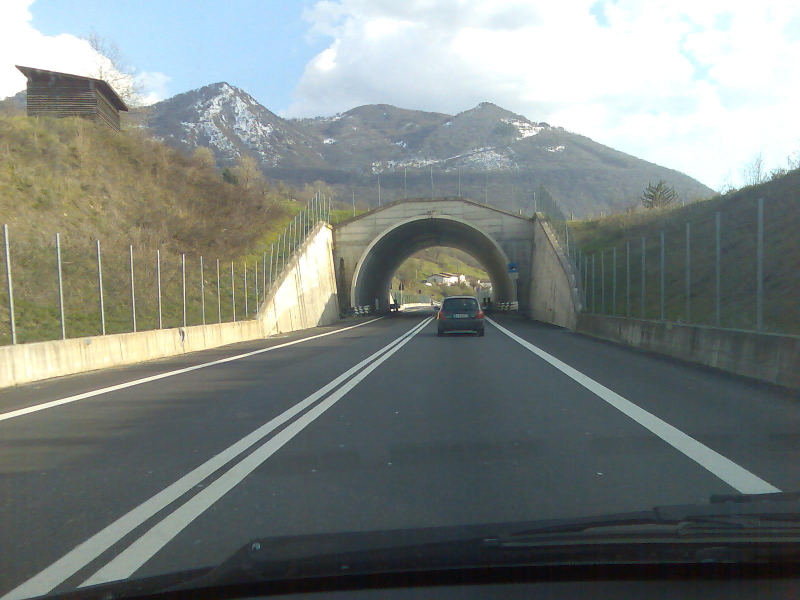
#> input picture lesson_4/data/dashcam.jpg, 1600 x 1200 px (shown at 1/2 size)
$ jupyter execute Homework.ipynb
#> lines starting #> are read from the running program, lines starting #| are printed output that depends on the picture; after the words box and inside, x2 and y2 are one past the last pixel; in counts of white or black regions, pixels touching at a corner belong together
# HOMEWORK 4

For this homework you are going to implement a lane line detector. Lane line detection is crucial for ADAS (Advanced Driver Assistance Systems) systems and, in particular, for LKA (Lane Keep Assist). You will use a [picture](https://en.wikipedia.org/wiki/Lane_departure_warning_system) from a front facing camera (mounted on the car) and will implement the following steps:
* Convert image to gray scale
* Compute edge map
* Apply Hough transform to obtain line parametrizations

[cell 1]
import cv2
import math
import numpy as np
from matplotlib import pyplot as plt
plt.rcParams['figure.figsize'] = [15, 10]

Let's load and show the camera frame.

[cell 2]
img = cv2.imread('data/dashcam.jpg')
#> img is the input picture: shape (1200, 1600, 3); mean B, G, R 127.8, 131.2, 124.1
img = cv2.cvtColor(img, cv2.COLOR_BGR2RGB)
img = cv2.resize(img, None, fx=0.5, fy=0.5)
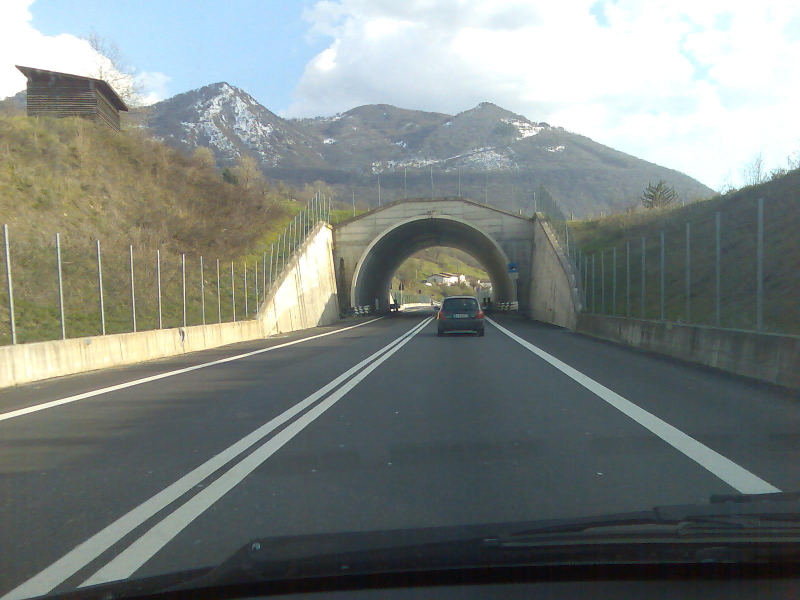
#> img: shape (600, 800, 3); mean R, G, B 124.3, 131.3, 127.9
plt.imshow(img)

[cell 3]
# Convert image to gray scale
gray = cv2.cvtColor(img, cv2.COLOR_BGR2GRAY)
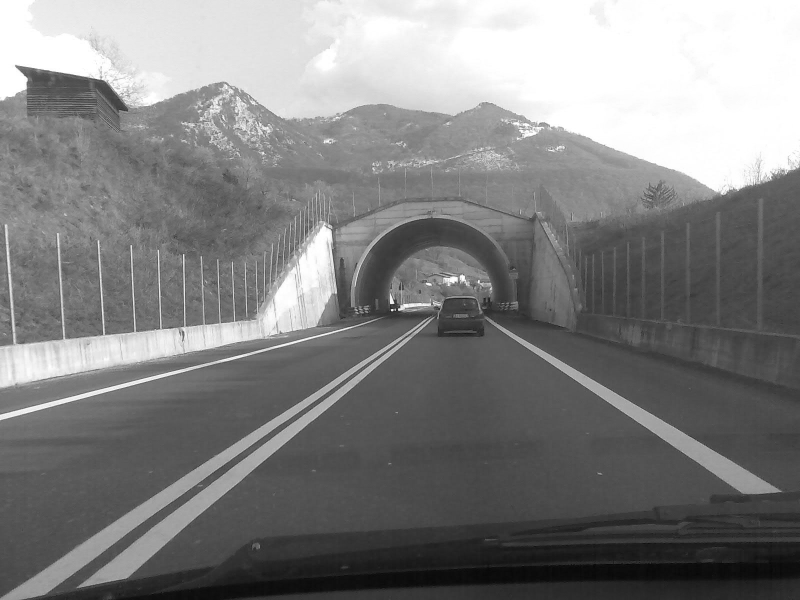
#> gray: shape (600, 800); min 6, max 255, mean 129.5

[cell 4]
# Obtain edge map
# Hint: you can use Canny edge detector with th_low = 100, th_high = 150
edges = cv2.Canny(gray, threshold1=100, threshold2=150)
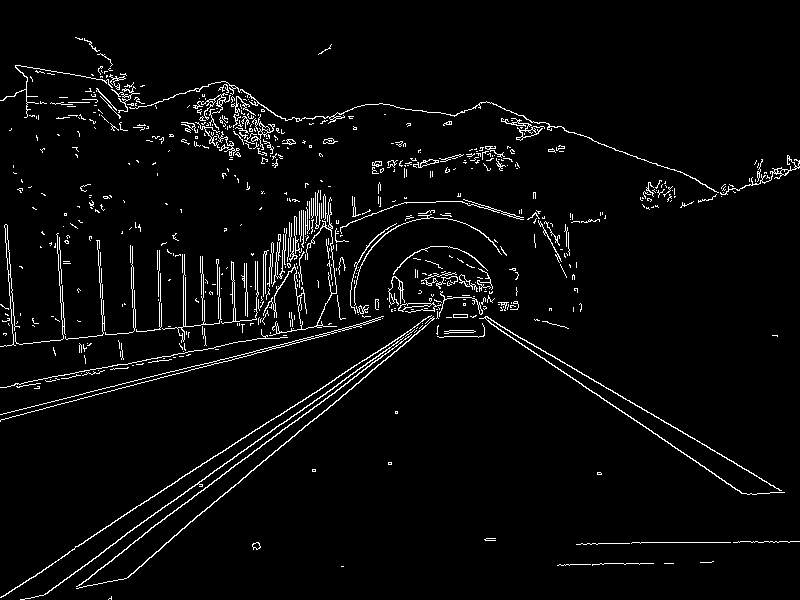
#> edges: shape (600, 800); 3.7% white in thin lines or dots

# We are only interseted in the road so we will remove everything above the horizon
edges[0:350] = 0
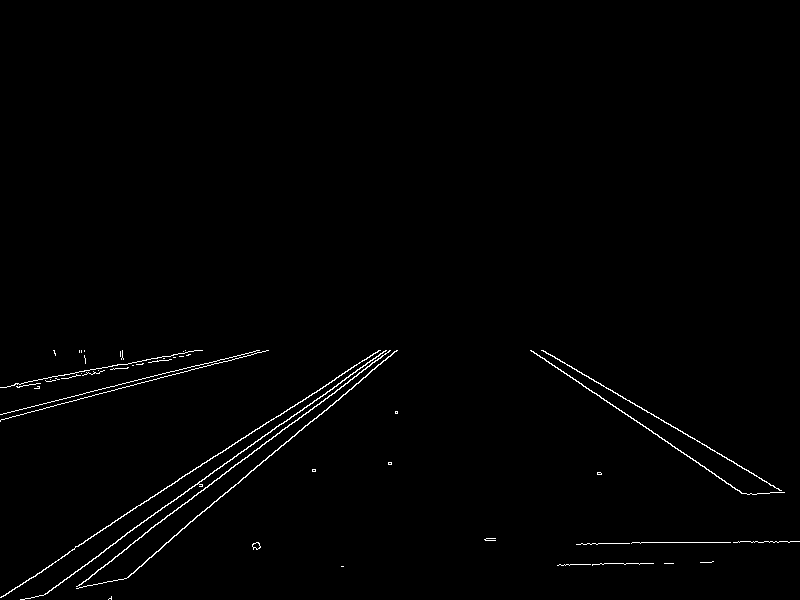
#> edges: shape (600, 800); 0.94% white in thin lines or dots, all inside (x1, y1, x2, y2) = (0, 350, 800, 600)

[cell 5]
# Let's plot the images
plt.subplot(121), plt.imshow(img), plt.title('Original')
plt.subplot(122), plt.imshow(edges, cmap='gray'), plt.title('Edge map')

[cell 6]
# Apply Hough transform to parametrize the lines
# Hint 1: Offset resolution of 2 pixels and slope resolution of 2 degrees work well in this case
# Hint 2: A suitable value for the accumulator threshold is 190
lines = cv2.HoughLines(edges, rho=2, theta=2*np.pi/180, threshold=190)
#> lines = [[522, 0.873], [506, 0.942], [510, 0.908], [496, 0.977], [-6, 2.16], [402, 1.33], [514, 0.942], [500, 1.01], [32, 2.09], [512, 0.977]]
# Let's get rid of the unnecessary dimension
lines = lines[:, 0, :]

[cell 7]
# Plot the resulting Hough lines
result = np.copy(img)

for line in lines:
    rho = line[0]
    theta = line[1]

    a = math.cos(theta)
    b = math.sin(theta)

    x0 = a * rho
    y0 = b * rho

    pt1 = (int(x0 + 1000*(-b)), int(y0 + 1000*(a)))
    pt2 = (int(x0 - 1000*(-b)), int(y0 - 1000*(a)))

    cv2.line(result, pt1, pt2, 255, 1, cv2.LINE_AA)
#> this loop made 10 passes
#> (rho, theta, a, b, x0, y0, pt1, pt2) on passes 1 to 10: (522, 0.873, 0.643, 0.766, 335.5, 399.9, (-430, 1042), (1101, -242)), (506, 0.942, 0.588, 0.809, 297.4, 409.4, (-511, 997), (1106, -178)), (510, 0.908, 0.616, 0.788, 314, 401.9, (-474, 1017), (1101, -213)), (496, 0.977, 0.559, 0.829, 277.4, 411.2, (-551, 970), (1106, -147)), (-6, 2.16, -0.559, 0.829, 3.36, -4.97, (-825, -564), (832, 554)), (402, 1.33, 0.242, 0.97, 97.25, 390.1, (-873, 631), (1067, 148)), (514, 0.942, 0.588, 0.809, 302.1, 415.8, (-506, 1003), (1111, -171)), (500, 1.01, 0.53, 0.848, 265, 424, (-583, 953), (1113, -105)), (32, 2.09, -0.5, 0.866, -16, 27.71, (-882, -472), (850, 527)), (512, 0.977, 0.559, 0.829, 286.3, 424.5, (-542, 983), (1115, -134))
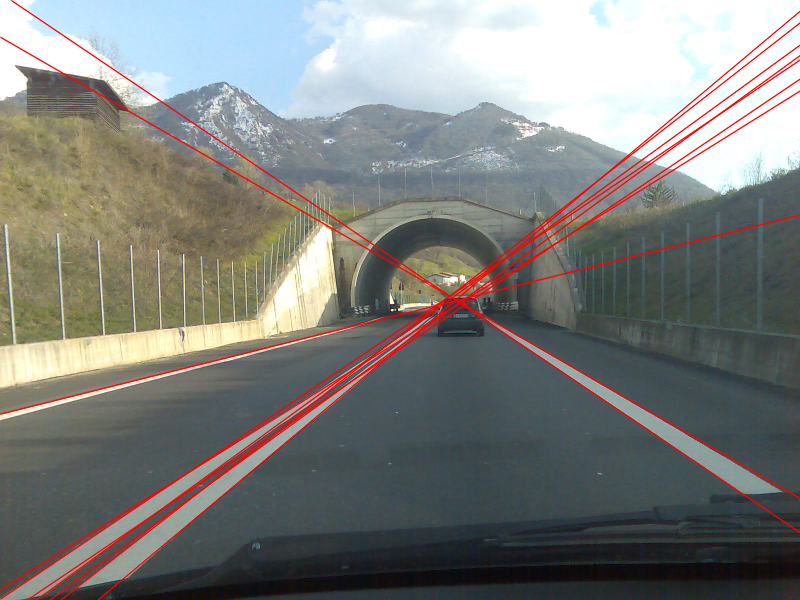
#> result: shape (600, 800, 3); 4.32% of pixels changed, all inside (x1, y1, x2, y2) = (0, 0, 800, 600)

plt.subplot(121), plt.imshow(edges, cmap='gray'), plt.title('Edge map')
plt.subplot(122), plt.imshow(result, cmap='gray'), plt.title('Hough lines')

The edge map looks good but the Hough lines are too noisy. Let's clean the Hough lines first by removing all lines that we know cannot represent a lane line. In other words, all lines that are approximately horizontal shall be removed. Remember that horizontal lines correspond to theta = 90 degrees.

[cell 8]
# Filter out all lines that are approximately horizontal (+/- 20 degrees).
filtered_lines = []
for line in lines:
    # Extract theta for current line (remember Hough works with radians)
    theta = line[1]
    # Keep line if theta is not horizontal
    if abs(theta - 90*np.pi/180) > 20*np.pi/180 :
        filtered_lines.append(line)
#> this loop made 10 passes
#> (line, theta) on passes 1 to 10: ([522, 0.873], 0.873), ([506, 0.942], 0.942), ([510, 0.908], 0.908), ([496, 0.977], 0.977), ([-6, 2.16], 2.16), ([402, 1.33], 1.33), ([514, 0.942], 0.942), ([500, 1.01], 1.01), ([32, 2.09], 2.09), ([512, 0.977], 0.977)
#> after the loop, filtered_lines = [[522, 0.873], [506, 0.942], [510, 0.908], [496, 0.977], [-6, 2.16], [514, 0.942], [500, 1.01], [32, 2.09], [512, 0.977]]

[cell 9]
# Let's plot the resulting filtered lines
result = np.copy(img)

for line in filtered_lines:
    rho = line[0]
    theta = line[1]

    a = math.cos(theta)
    b = math.sin(theta)

    x0 = a * rho
    y0 = b * rho

    pt1 = (int(x0 + 1000*(-b)), int(y0 + 1000*(a)))
    pt2 = (int(x0 - 1000*(-b)), int(y0 - 1000*(a)))

    cv2.line(result, pt1, pt2, 255, 1, cv2.LINE_AA)
#> this loop made 9 passes
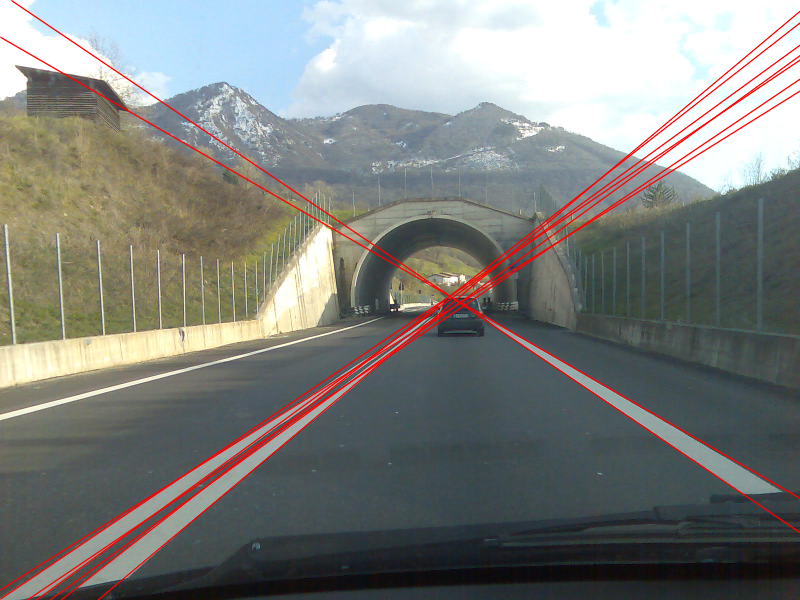
#> result: shape (600, 800, 3); 3.85% of pixels changed, all inside (x1, y1, x2, y2) = (0, 0, 800, 600)

plt.subplot(121), plt.imshow(edges, cmap='gray'), plt.title('Edge map')
plt.subplot(122), plt.imshow(result, cmap='gray'), plt.title('Hough lines')

The result is now much better, but still we see some very similar lines. How can we get rid of them?
* Let's apply k-means clustering. It will find the clusters of the 6 we see in the picture lines and use the averages.

[cell 10]
# We will apply k-means clustering to refine the detected lines.
# Don't worry, we will learn about the clustering later in the course :-)
from sklearn.cluster import KMeans
kmeans = KMeans(n_clusters=6).fit(filtered_lines)
kmeans.cluster_centers_
#> Out = [[-6, 2.16], [512, 0.942], [32, 2.09], [498, 0.995], [506, 0.942], [522, 0.873]]

[cell 11]
# Again, let's plot the resulting filtered lines
result = np.copy(img)

for line in kmeans.cluster_centers_:
    rho = line[0]
    theta = line[1]

    a = math.cos(theta)
    b = math.sin(theta)

    x0 = a * rho
    y0 = b * rho

    pt1 = (int(x0 + 1000*(-b)), int(y0 + 1000*(a)))
    pt2 = (int(x0 - 1000*(-b)), int(y0 - 1000*(a)))

    cv2.line(result, pt1, pt2, 255, 1, cv2.LINE_AA)
#> this loop made 6 passes
#> (rho, theta, a, b, x0, y0, pt1, pt2) on passes 1 to 6: (-6, 2.16, -0.559, 0.829, 3.36, -4.97, (-825, -564), (832, 554)), (512, 0.942, 0.588, 0.809, 300.9, 414.2, (-508, 1002), (1109, -173)), (32, 2.09, -0.5, 0.866, -16, 27.71, (-882, -472), (850, 527)), (498, 0.995, 0.545, 0.839, 271.2, 417.7, (-567, 962), (1109, -126)), (506, 0.942, 0.588, 0.809, 297.4, 409.4, (-511, 997), (1106, -178)), (522, 0.873, 0.643, 0.766, 335.5, 399.9, (-430, 1042), (1101, -242))
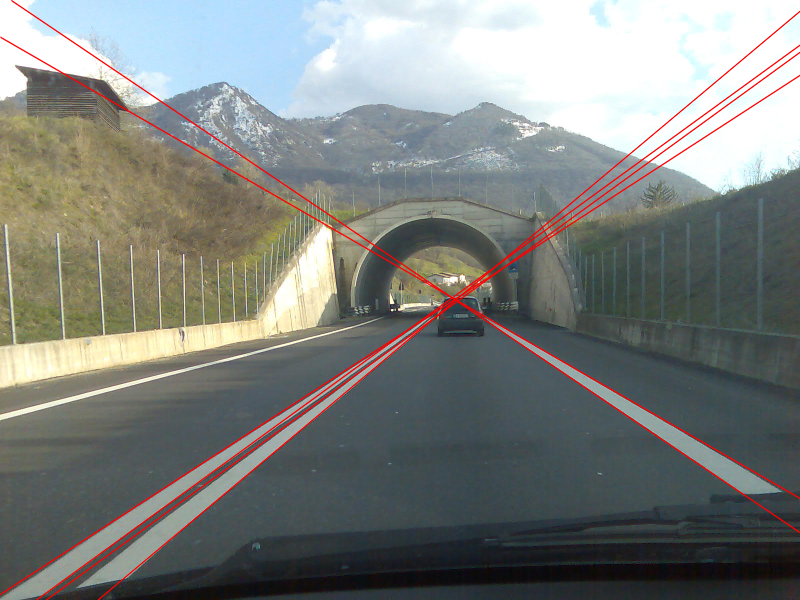
#> result: shape (600, 800, 3); 2.76% of pixels changed, all inside (x1, y1, x2, y2) = (0, 0, 800, 600)

plt.subplot(121), plt.imshow(edges, cmap='gray'), plt.title('Edge map')
plt.subplot(122), plt.imshow(result, cmap='gray'), plt.title('Hough lines')

$ run again, with lesson_4/data/autobahn.jpg copied over lesson_4/data/dashcam.jpg
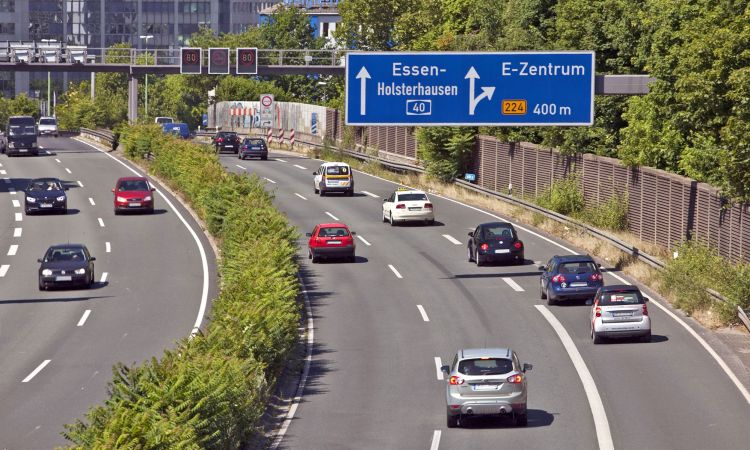
#> input picture lesson_4/data/autobahn.jpg, 750 x 450 px
#> img is the input picture: shape (450, 750, 3); mean B, G, R 106.5, 117.1, 121.6
#> `edges = cv2.Canny(gray, threshold1=100, threshold2=150)`:
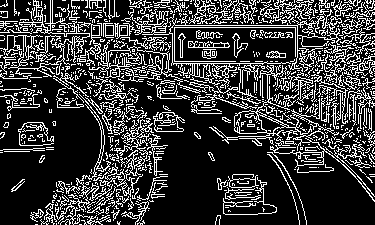
#> edges: shape (225, 375); 23.1% white in thin lines or dots
#> `[cell 5] # Let's plot the images plt.subplot(121), plt.imshow(img), pl..`:
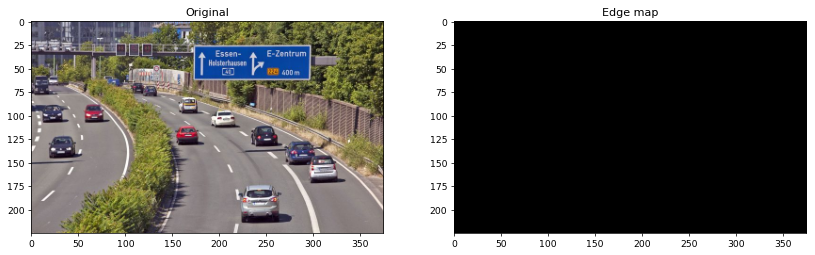
#> figure drawn by matplotlib, 2 panels
#> lines = None
